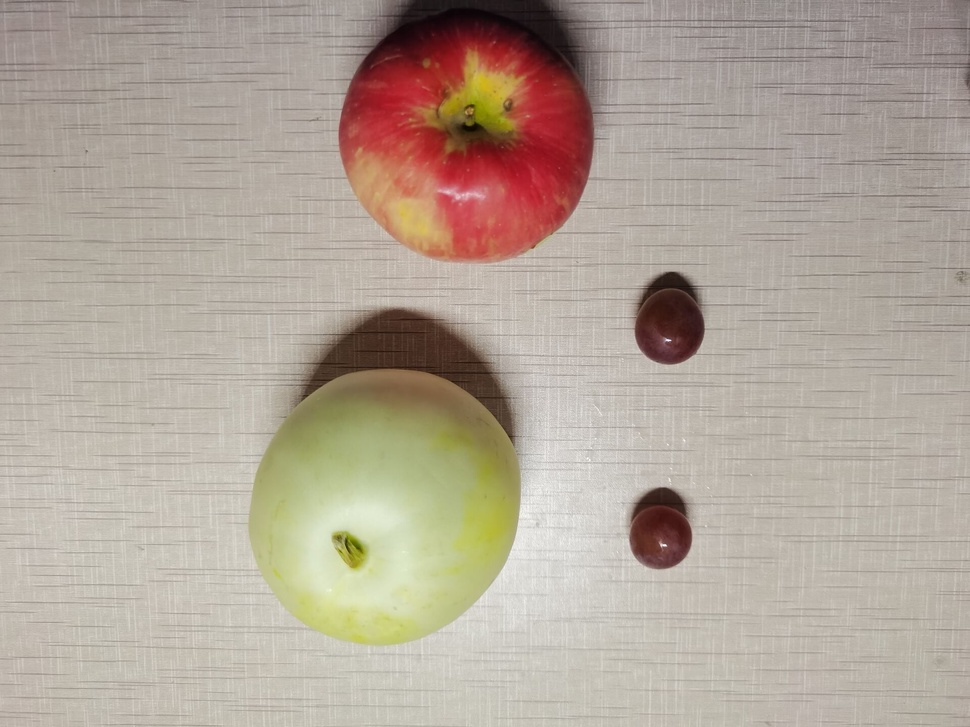
#> input picture img3.jpg, 970 x 727 px, shrunk from 1920 x 1440 before the run
$ python histimg.py
#> lines starting #> are read from the running program, lines starting #| are printed output that depends on the picture
import numpy as np
import matplotlib.pyplot as plt
from PIL import Image

# 读取图像
image_path = 'img3.jpg'
image = Image.open(image_path)
#> image is the input picture: PIL image 970x727 RGB; mean R, G, B 177.7, 165.2, 152.5
image_np = np.array(image)

# 分离 RGB 通道
r, g, b = image_np[:, :, 0], image_np[:, :, 1], image_np[:, :, 2]
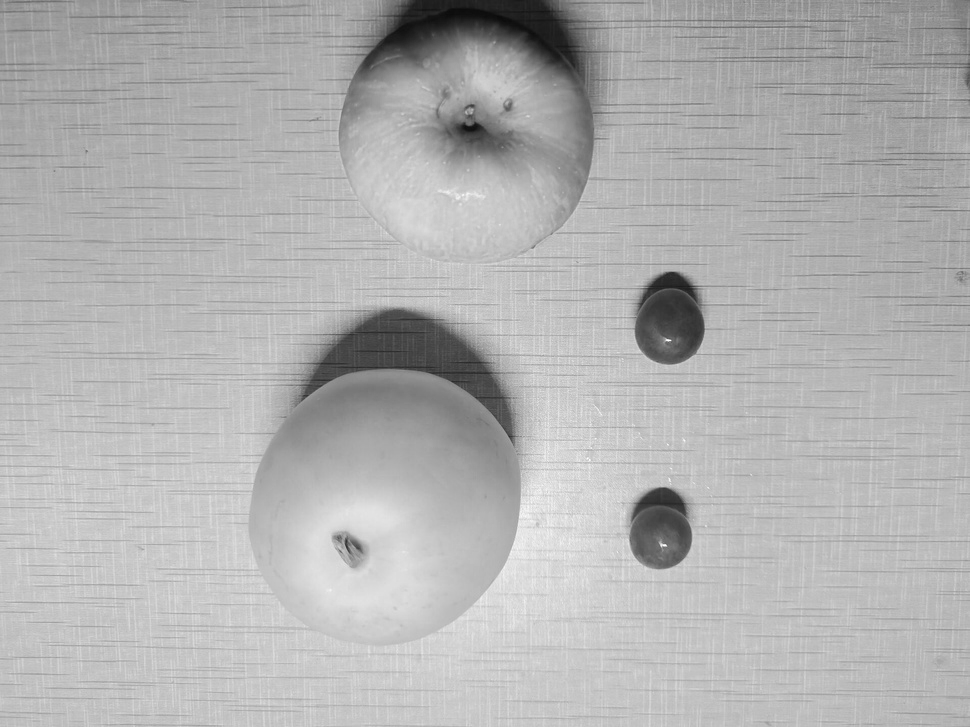
#> r: shape (727, 970); min 10, max 255, mean 177.7
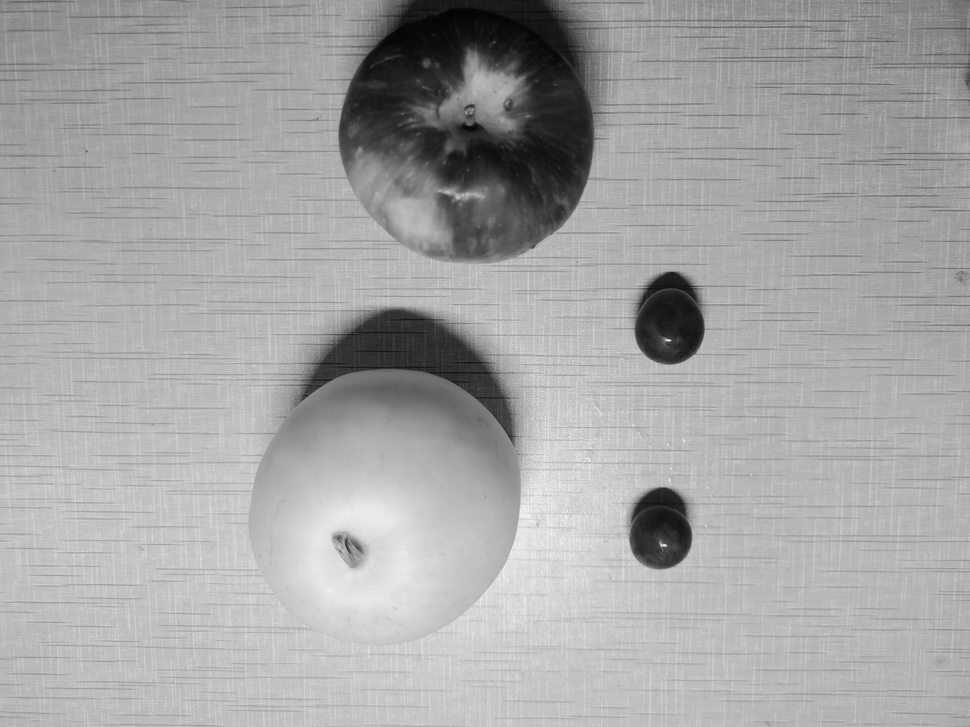
#> g: shape (727, 970); min 1, max 255, mean 165.2
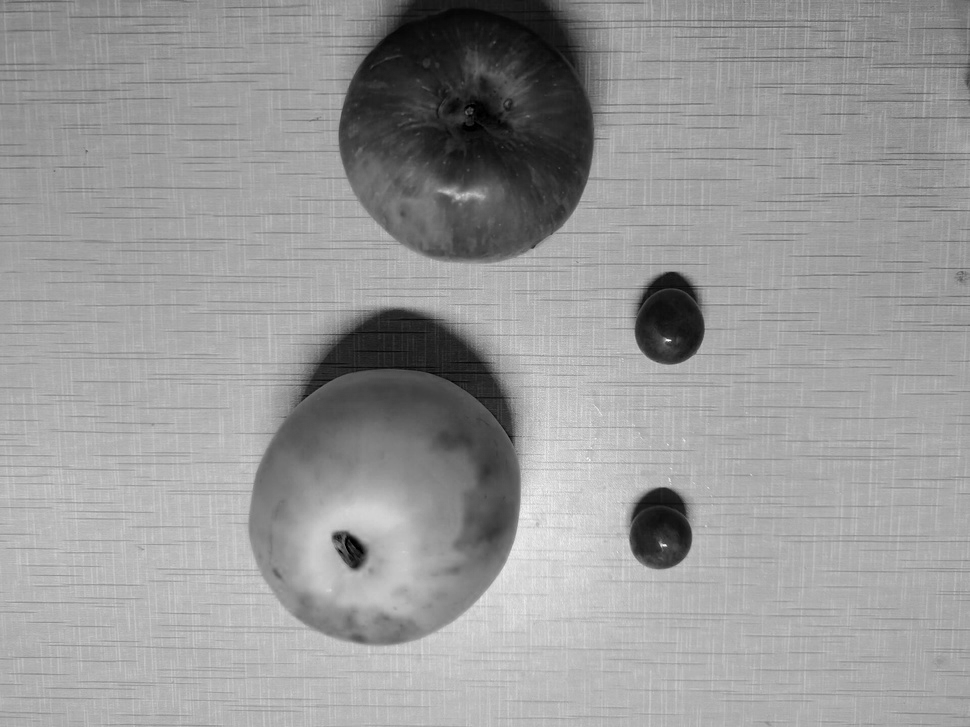
#> b: shape (727, 970); min 0, max 255, mean 152.5

# 手动计算直方图
def calculate_histogram(channel):
    hist = np.zeros(256, dtype=int)
    for value in channel.flatten():
        hist[value] += 1
#> this loop made 705190 passes
#> value on passes 1 to 3: 137, 142, 142
#> after the loop, hist = 256 values, max 16142 at index 189, min 0 at index 0, mean 2754.6
    return hist

r_hist = calculate_histogram(r)
#> r_hist has the same summary as hist in calculate_histogram
g_hist = calculate_histogram(g)
#> the loop in calculate_histogram (call 2), `for value in channel.flatten():` made 705190 passes
#> value on passes 1 to 3: 126, 131, 131
#> g_hist = 256 values, max 15110 at index 182, min 0 at index 0, mean 2754.6
b_hist = calculate_histogram(b)
#> b_hist = 256 values, max 14850 at index 170, min 0 at index 243, mean 2754.6

# 绘制直方图
plt.figure(figsize=(10, 5))
plt.plot(range(256), r_hist, color='red', alpha=0.6, label='Red')
plt.plot(range(256), g_hist, color='green', alpha=0.6, label='Green')
plt.plot(range(256), b_hist, color='blue', alpha=0.6, label='Blue')

# 添加图例和标签
plt.legend(loc='upper right')
plt.xlabel('Pixel Value')
plt.ylabel('Frequency')
plt.title('RGB Histogram')

# 显示图像
plt.show()
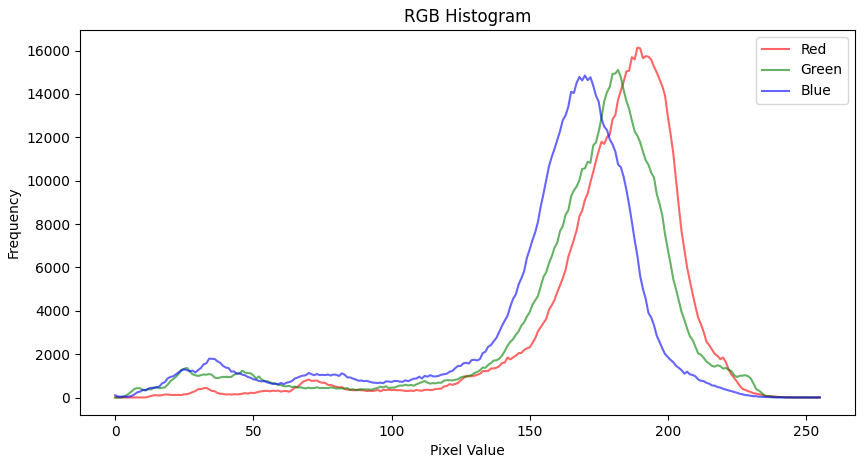
#> figure drawn by matplotlib, 1 panel; curve peaks at x = 189, y = 16142; curve peaks at x = 182, y = 15110; curve peaks at x = 170, y = 14850

$ run again, with img1.jpg copied over img3.jpg
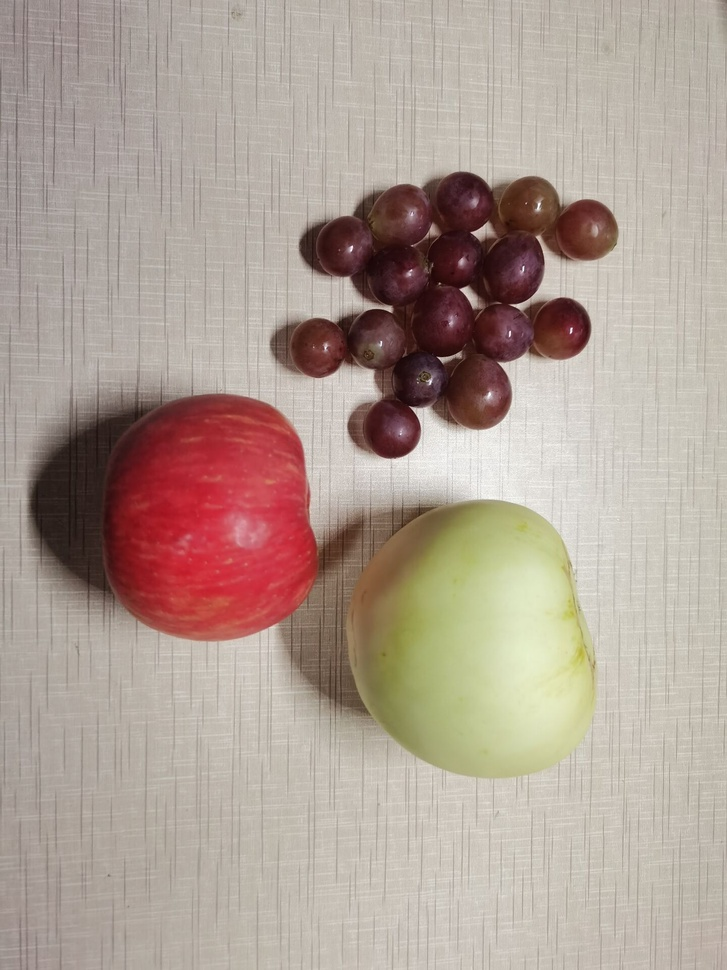
#> input picture img1.jpg, 727 x 970 px, shrunk from 1440 x 1920 before the run
#> image is the input picture: PIL image 727x970 RGB; mean R, G, B 175.2, 158.9, 148.5
#> `r, g, b = image_np[:, :, 0], image_np[:, :, 1], image_np[:, :, 2]`:
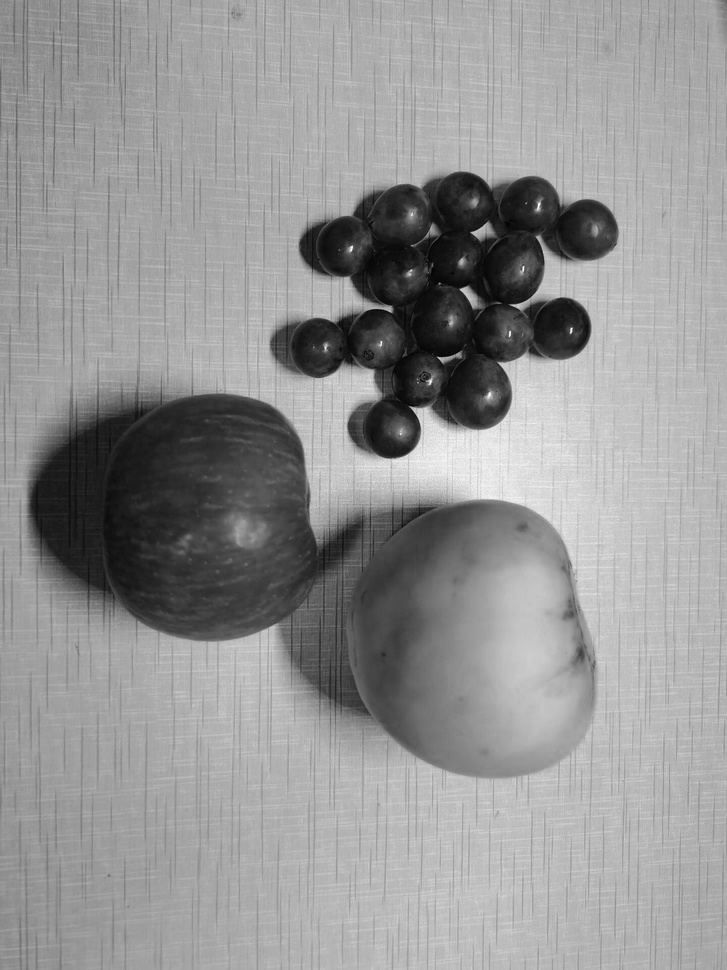
#> b: shape (970, 727); min 0, max 255, mean 148.5
#> the loop in calculate_histogram, `for value in channel.flatten():` made 705190 passes
#> value on passes 1 to 3: 150, 153, 149
#> after the loop in calculate_histogram, `for value in channel.flatten():`: hist = 256 values, max 13994 at index 199, min 0 at index 0, mean 2754.6
#> r_hist has the same summary as hist in calculate_histogram
#> the loop in calculate_histogram (call 2), `for value in channel.flatten():` made 705190 passes
#> value on passes 1 to 3: 140, 143, 139
#> g_hist = 256 values, max 12277 at index 192, min 0 at index 0, mean 2754.6
#> b_hist = 256 values, max 12888 at index 175, min 0 at index 252, mean 2754.6
#> `plt.show()`:
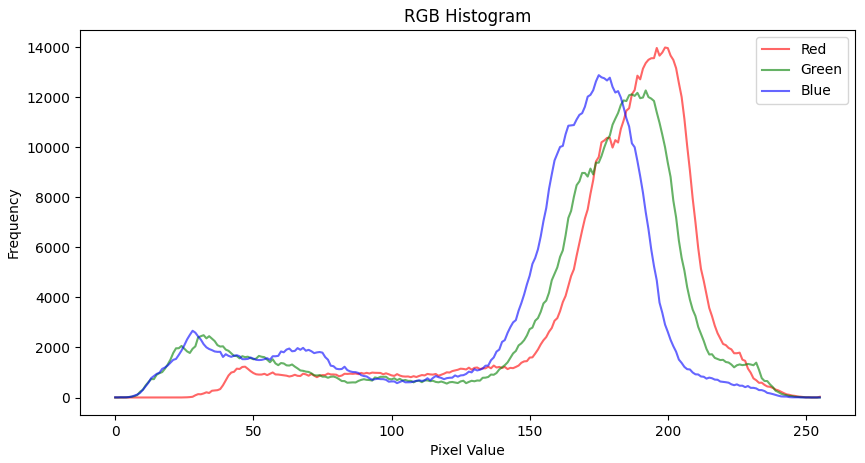
#> figure drawn by matplotlib, 1 panel; curve peaks at x = 199, y = 13994; curve peaks at x = 192, y = 12277; curve peaks at x = 175, y = 12888

$ run again, with img2.jpg copied over img3.jpg
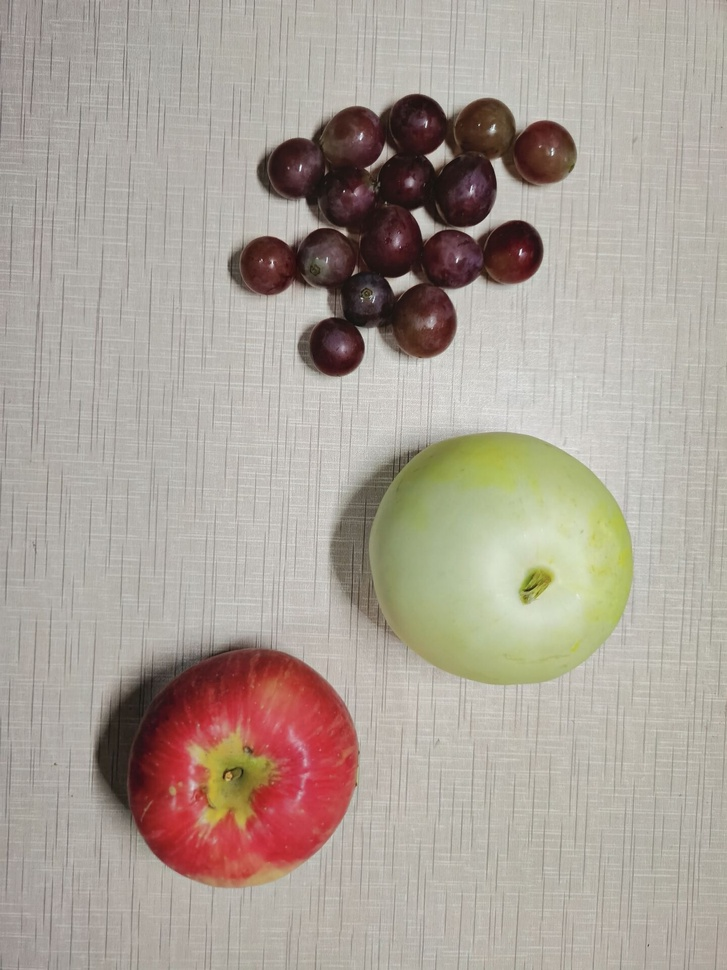
#> input picture img2.jpg, 727 x 970 px, shrunk from 1440 x 1920 before the run
#> image is the input picture: PIL image 727x970 RGB; mean R, G, B 170.9, 160.9, 151.1
#> `r, g, b = image_np[:, :, 0], image_np[:, :, 1], image_np[:, :, 2]`:
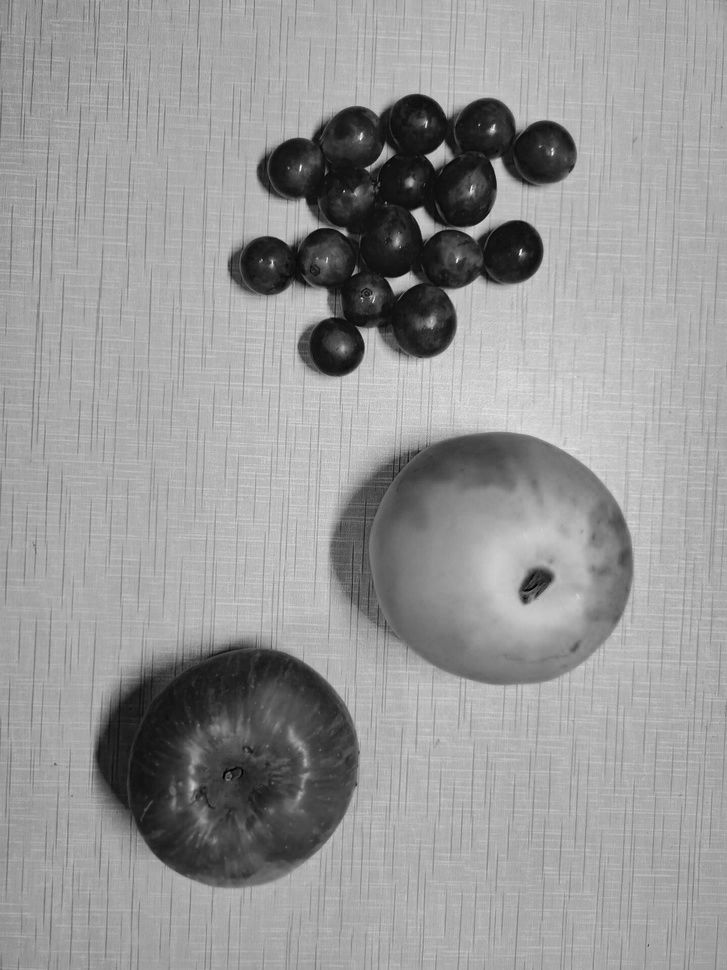
#> b: shape (970, 727); min 0, max 252, mean 151.1
#> the loop in calculate_histogram, `for value in channel.flatten():` made 705190 passes
#> value on passes 1 to 3: 151, 148, 144
#> after the loop in calculate_histogram, `for value in channel.flatten():`: hist = 256 values, max 21497 at index 185, min 0 at index 0, mean 2754.6
#> r_hist has the same summary as hist in calculate_histogram
#> the loop in calculate_histogram (call 2), `for value in channel.flatten():` made 705190 passes
#> value on passes 1 to 3: 144, 141, 137
#> g_hist = 256 values, max 19865 at index 180, min 0 at index 0, mean 2754.6
#> b_hist = 256 values, max 20277 at index 172, min 0 at index 229, mean 2754.6
#> `plt.show()`:
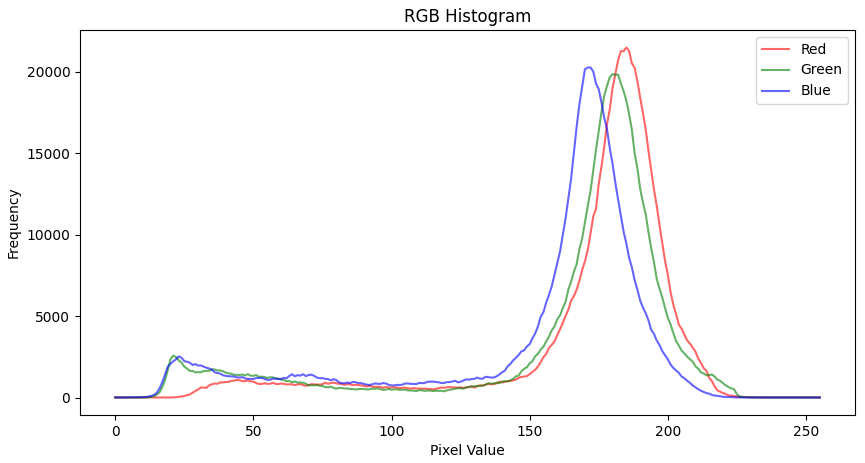
#> figure drawn by matplotlib, 1 panel; curve peaks at x = 185, y = 21497; curve peaks at x = 180, y = 19865; curve peaks at x = 172, y = 20277
